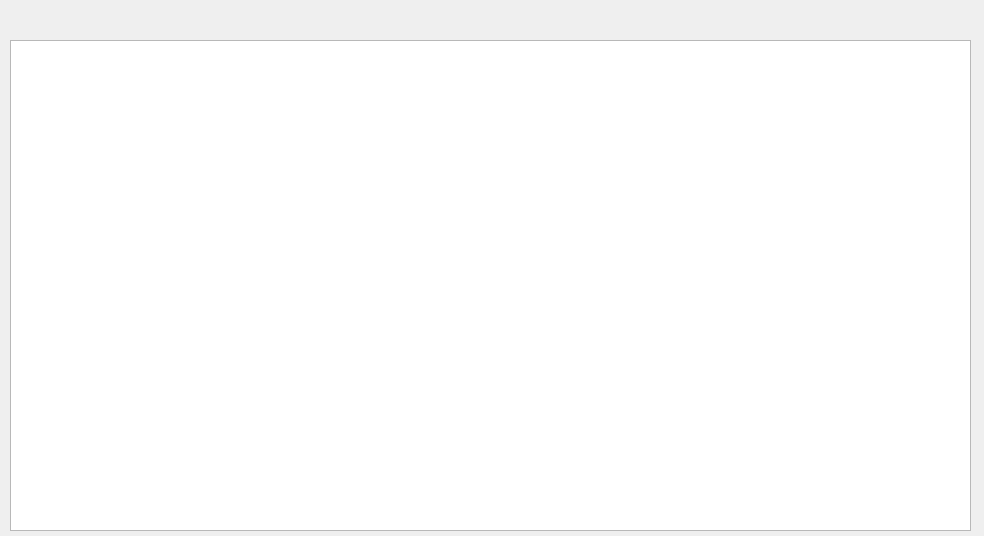
<?xml version="1.0" encoding="UTF-8"?>
<ui version="4.0">
 <class>cartimesearch</class>
 <widget class="QDialog" name="cartimesearch">
  <property name="geometry">
   <rect>
    <x>0</x>
    <y>0</y>
    <width>984</width>
    <height>536</height>
   </rect>
  </property>
  <property name="windowTitle">
   <string>Dialog</string>
  </property>
  <property name="styleSheet">
   <string notr="true">
font: 11pt &quot;华光行书_CNKI&quot;;</string>
  </property>
  <widget class="QTableWidget" name="tableWidget">
   <property name="geometry">
    <rect>
     <x>10</x>
     <y>40</y>
     <width>961</width>
     <height>491</height>
    </rect>
   </property>
  </widget>
 </widget>
 <resources/>
 <connections/>
</ui>
